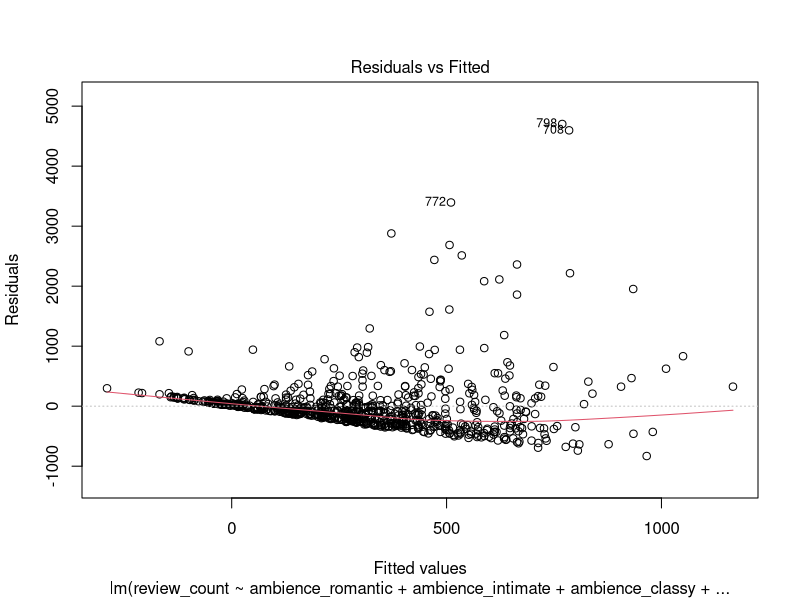
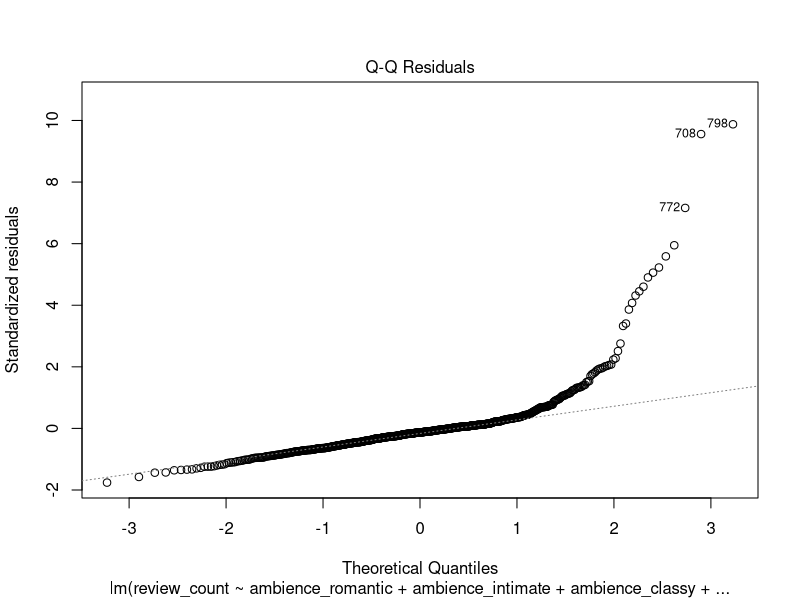
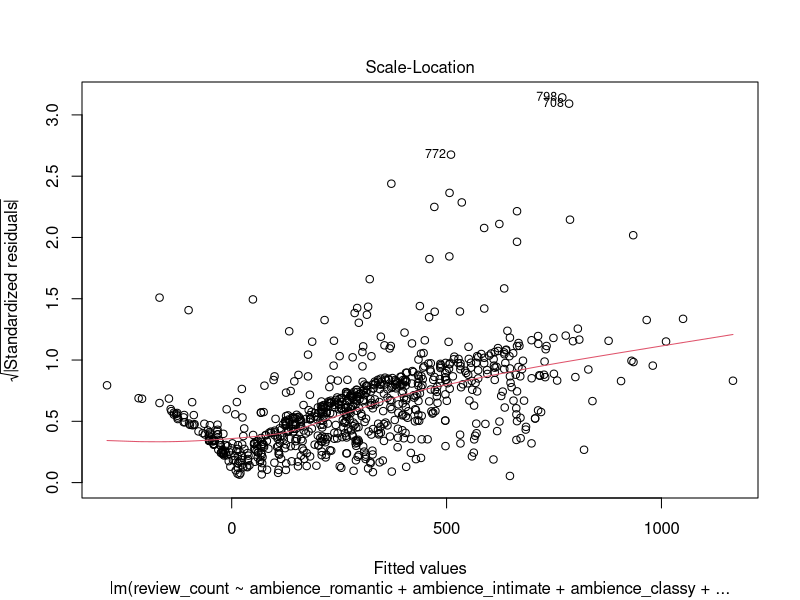
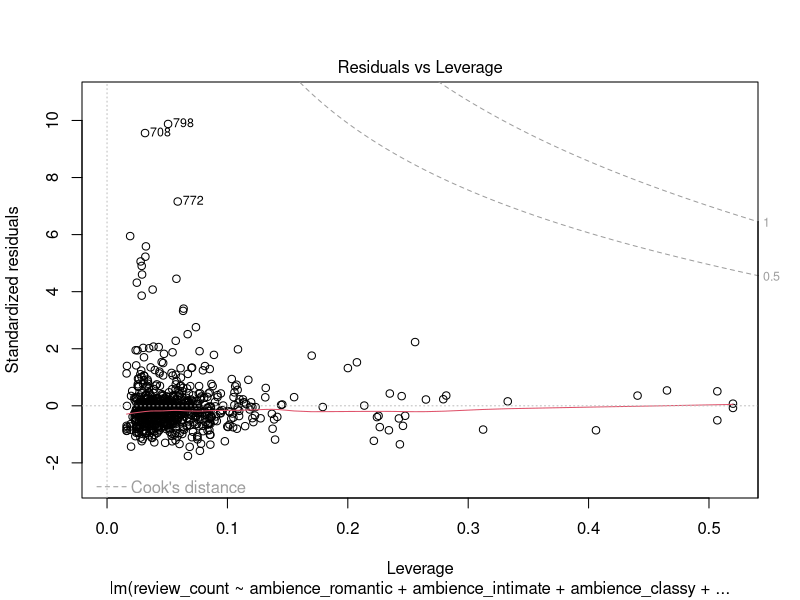
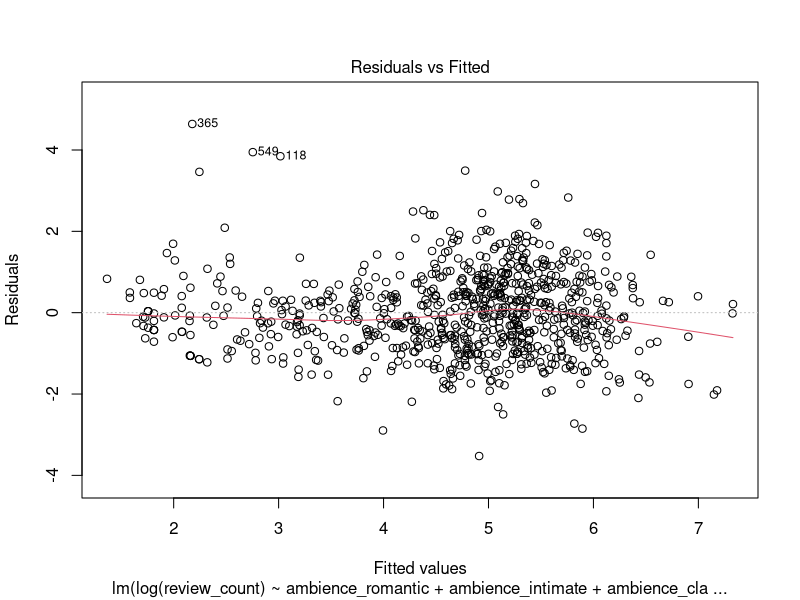
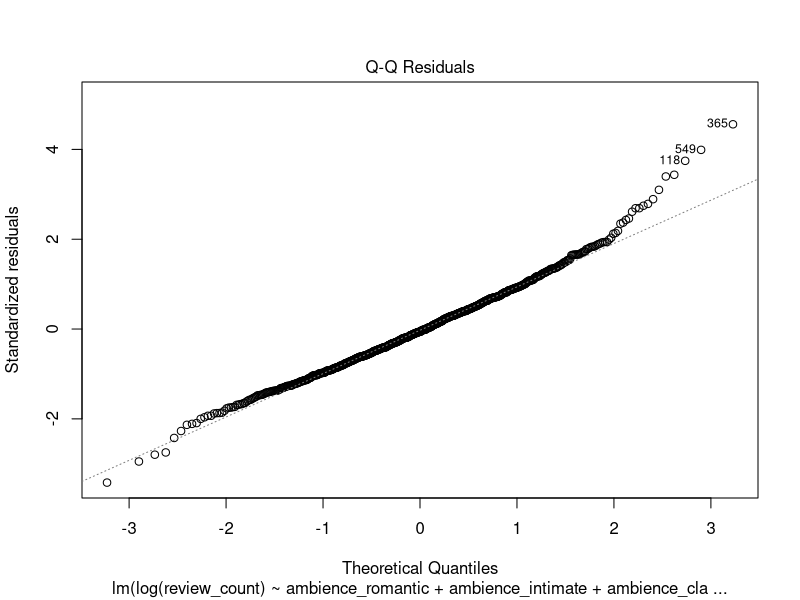
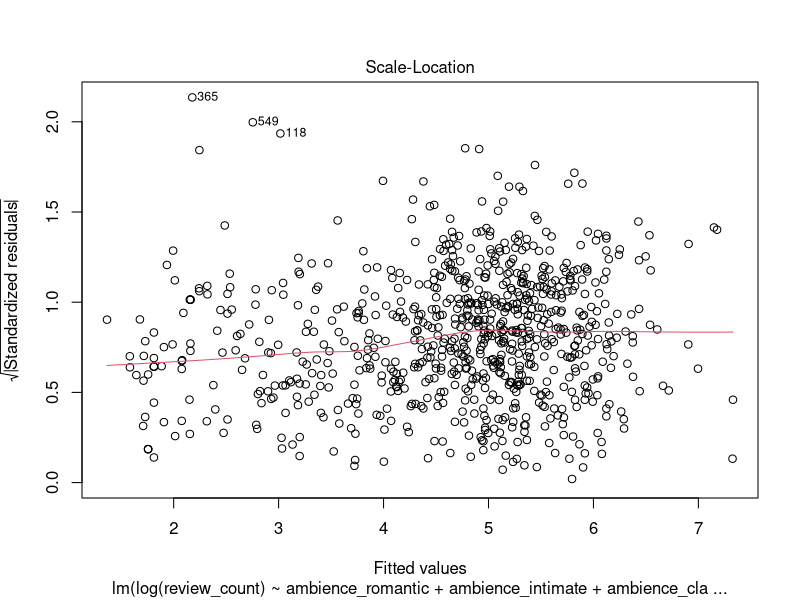
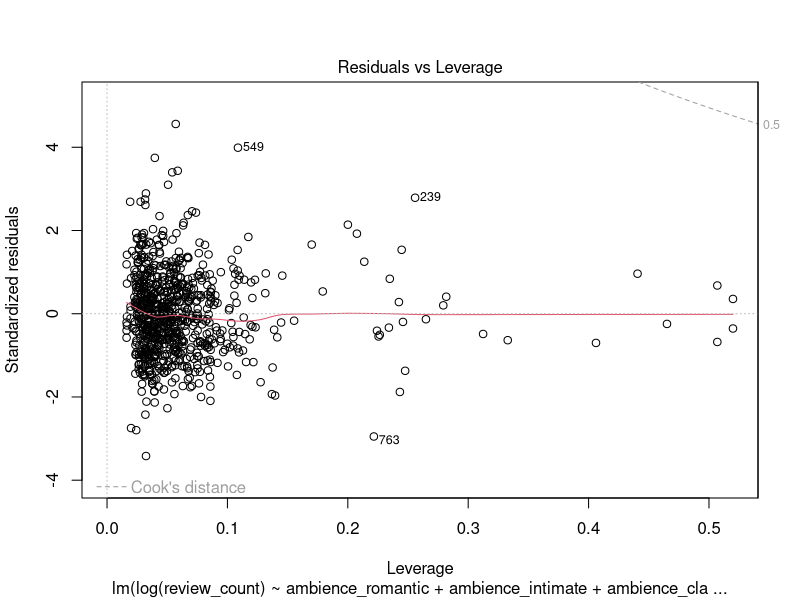

Write R code to recreate these figures, in order.
new_american = read.csv('vegas_sme_dataset.csv')

names(new_american[31]) # review_count
names(new_american[32]) # stars
names(new_american[90]) # negative_reviews
names(new_american[91]) # neutral_reviews
names(new_american[92]) # positive_reviews

# set variable as factor except review_count, stars, negative_reviews, neutral_reviews, positive_reviews
lapply(new_american[1:30], factor)
lapply(new_american[32:89], factor)

#### 1st MODEL
#### Backward elimintation for y = review_count, but check the model is robust or not 1st ####
reviewsss = lm(review_count ~ ambience_romantic + ambience_intimate + ambience_classy
               + ambience_hipster + ambience_touristy + ambience_trendy + ambience_upscale + ambience_casual
               + good_for_dessert + good_for_latenight + good_for_lunch + good_for_dinner + good_for_breakfast 
               + good_for_brunch + parking_garage + parking_street + parking_validated + parking_lot + parking_valet
               + none + full_bar + beer_and_wine + smoking_outdoor + smoking_no + smoking_yes + wifi_free + wifi_no + wifi_paid
               + noise_very_loud + noise_loud + noise_quiet + noise_average + neighborhood, data=new_american)
plot(reviewsss)

log_reviewsss = lm(log(review_count) ~ ambience_romantic + ambience_intimate + ambience_classy
               + ambience_hipster + ambience_touristy + ambience_trendy + ambience_upscale + ambience_casual
               + good_for_dessert + good_for_latenight + good_for_lunch + good_for_dinner + good_for_breakfast 
               + good_for_brunch + parking_garage + parking_street + parking_validated + parking_lot + parking_valet
               + none + full_bar + beer_and_wine + smoking_outdoor + smoking_no + smoking_yes + wifi_free + wifi_no + wifi_paid
               + noise_very_loud + noise_loud + noise_quiet + noise_average + neighborhood, data=new_american)
plot(log_reviewsss) # better than previous

summary(log_reviewsss)
anova(log_reviewsss) # remove ambience_upscale, good_for_latenight, parking_street, noise_loud

log_reviewsss2 = lm(log(review_count) ~ ambience_romantic + ambience_intimate + ambience_classy
                   + ambience_hipster + ambience_touristy + ambience_trendy + ambience_casual
                   + good_for_dessert + good_for_lunch + good_for_dinner + good_for_breakfast 
                   + good_for_brunch + parking_garage + parking_validated + parking_lot + parking_valet
                   + none + full_bar + beer_and_wine + smoking_outdoor + smoking_no + smoking_yes + wifi_free + wifi_no + wifi_paid
                   + noise_very_loud + noise_quiet + noise_average + neighborhood, data=new_american)
anova(log_reviewsss2) # remove ambience_intimate, remove parking_validated

log_reviewsss3 = lm(log(review_count) ~ ambience_romantic + ambience_classy
                    + ambience_hipster + ambience_touristy + ambience_trendy + ambience_casual
                    + good_for_dessert + good_for_lunch + good_for_dinner + good_for_breakfast 
                    + good_for_brunch + parking_garage + parking_lot + parking_valet
                    + none + full_bar + beer_and_wine + smoking_outdoor + smoking_no + smoking_yes + wifi_free + wifi_no + wifi_paid
                    + noise_very_loud + noise_quiet + noise_average + neighborhood, data=new_american)
anova(log_reviewsss3) # ambience_romantic, parking_valet, none, noise_very_loud, smoking_outdoor

log_reviewsss4 = lm(log(review_count) ~ ambience_classy
                    + ambience_hipster + ambience_touristy + ambience_trendy + ambience_casual
                    + good_for_dessert + good_for_lunch + good_for_dinner + good_for_breakfast 
                    + good_for_brunch + parking_garage + parking_lot
                    + full_bar + beer_and_wine + smoking_no + smoking_yes + wifi_free + wifi_no + wifi_paid
                    + noise_quiet + noise_average + neighborhood, data=new_american)
anova(log_reviewsss4) # remove full_bar, beer_and_wine

log_reviewsss5 = lm(log(review_count) ~ ambience_classy
                    + ambience_hipster + ambience_touristy + ambience_trendy + ambience_casual
                    + good_for_dessert + good_for_lunch + good_for_dinner + good_for_breakfast 
                    + good_for_brunch + parking_garage + parking_lot
                    + smoking_no + smoking_yes + wifi_free + wifi_no + wifi_paid
                    + noise_quiet + 
                      
                      noise_average + neighborhood, data=new_american)
anova(log_reviewsss5)
summary(log_reviewsss5) ### FINAL MODEL
plot(log_reviewsss5)



#### 2nd MODEL
#### Backward elimintation for y = stars, but check the model is robust or not 1st ####
stars_reviews = lm(stars ~ ambience_romantic + ambience_intimate + ambience_classy
                   + ambience_hipster + ambience_touristy + ambience_trendy + ambience_upscale + ambience_casual
                   + good_for_dessert + good_for_latenight + good_for_lunch + good_for_dinner + good_for_breakfast + review_count
                   + good_for_brunch + parking_garage + parking_street + parking_validated + parking_lot + parking_valet
                   + none + full_bar + beer_and_wine + smoking_outdoor + smoking_no + smoking_yes + wifi_free + wifi_no + wifi_paid
                   + noise_very_loud + noise_loud + noise_quiet + noise_average + neighborhood + negative_reviews 
                   + neutral_reviews + positive_reviews, data=new_american)
plot(stars_reviews)
summary(stars_reviews) # can we fit a better model?

log_stars_reviews = lm(log(stars) ~ ambience_romantic + ambience_intimate + ambience_classy
                       + ambience_hipster + ambience_touristy + ambience_trendy + ambience_upscale + ambience_casual
                       + good_for_dessert + good_for_latenight + good_for_lunch + good_for_dinner + good_for_breakfast + review_count
                       + good_for_brunch + parking_garage + parking_street + parking_validated + parking_lot + parking_valet
                       + none + full_bar + beer_and_wine + smoking_outdoor + smoking_no + smoking_yes + wifi_free + wifi_no + wifi_paid
                       + noise_very_loud + noise_loud + noise_quiet + noise_average + neighborhood + negative_reviews 
                       + neutral_reviews + positive_reviews, data=new_american)
plot(log_stars_reviews)
summary(log_stars_reviews) # do not employ!

squared_root_stars_reviews = lm(stars^0.5 ~ ambience_romantic + ambience_intimate + ambience_classy
                                + ambience_hipster + ambience_touristy + ambience_trendy + ambience_upscale + ambience_casual
                                + good_for_dessert + good_for_latenight + good_for_lunch + good_for_dinner + good_for_breakfast + review_count
                                + good_for_brunch + parking_garage + parking_street + parking_validated + parking_lot + parking_valet
                                + none + full_bar + beer_and_wine + smoking_outdoor + smoking_no + smoking_yes + wifi_free + wifi_no + wifi_paid
                                + noise_very_loud + noise_loud + noise_quiet + noise_average + neighborhood + negative_reviews 
                                + neutral_reviews + positive_reviews, data=new_american)
plot(squared_root_stars_reviews) # do not employ!
summary(squared_root_stars_reviews)


anova(stars_reviews) # remove wifi_no, neutral_reviews

stars_reviews2 = lm(stars ~ ambience_romantic + ambience_intimate + ambience_classy
                    + ambience_hipster + ambience_touristy + ambience_trendy + ambience_upscale + ambience_casual
                    + good_for_dessert + good_for_latenight + good_for_lunch + good_for_dinner + good_for_breakfast + review_count
                    + good_for_brunch + parking_garage + parking_street + parking_validated + parking_lot + parking_valet
                    + none + full_bar + beer_and_wine + smoking_outdoor + smoking_no + smoking_yes + wifi_free + wifi_paid
                    + noise_very_loud + noise_loud + noise_quiet + noise_average + neighborhood + negative_reviews 
                    + positive_reviews, data=new_american)
anova(stars_reviews2) # remove smoking_no, ambience_upscale


stars_reviews3 = lm(stars ~ ambience_romantic + ambience_intimate + ambience_classy
                    + ambience_hipster + ambience_touristy + ambience_trendy + ambience_casual
                    + good_for_dessert + good_for_latenight + good_for_lunch + good_for_dinner + good_for_breakfast + review_count
                    + good_for_brunch + parking_garage + parking_street + parking_validated + parking_lot + parking_valet
                    + none + full_bar + beer_and_wine + smoking_outdoor + smoking_yes + wifi_free + wifi_paid
                    + noise_very_loud + noise_loud + noise_quiet + noise_average + neighborhood + negative_reviews 
                    + positive_reviews, data=new_american)
anova(stars_reviews3) # remove parking_validated, smoking_outdoor, noise_loud, noise_very_loud

stars_reviews4 = lm(stars ~ ambience_romantic + ambience_intimate + ambience_classy
                    + ambience_hipster + ambience_touristy + ambience_trendy + ambience_casual
                    + good_for_dessert + good_for_latenight + good_for_lunch + good_for_dinner + good_for_breakfast + review_count
                    + good_for_brunch + parking_garage + parking_street + parking_lot + parking_valet
                    + none + full_bar + beer_and_wine + smoking_yes + wifi_free + wifi_paid
                    + noise_quiet + noise_average + neighborhood + negative_reviews 
                    + positive_reviews, data=new_american)
anova(stars_reviews4) # remove beer_and_wine, wifi_paid

stars_reviews5 = lm(stars ~ ambience_romantic + ambience_intimate + ambience_classy
                    + ambience_hipster + ambience_touristy + ambience_trendy + ambience_casual
                    + good_for_dessert + good_for_latenight + good_for_lunch + good_for_dinner + good_for_breakfast + review_count
                    + good_for_brunch + parking_garage + parking_street + parking_lot + parking_valet
                    + none + full_bar + smoking_yes + wifi_free
                    + noise_quiet + noise_average + neighborhood + negative_reviews 
                    + positive_reviews, data=new_american)
anova(stars_reviews5) # remove good_for_dessert, none, positive_reviews

stars_reviews6 = lm(stars ~ ambience_romantic + ambience_intimate + ambience_classy
                    + ambience_hipster + ambience_touristy + ambience_trendy + ambience_casual
                    + good_for_latenight + good_for_lunch + good_for_dinner + good_for_breakfast + review_count
                    + good_for_brunch + parking_garage + parking_street + parking_lot + parking_valet
                    + full_bar + smoking_yes + wifi_free + noise_quiet + noise_average 
                    + neighborhood + negative_reviews, data=new_american)
anova(stars_reviews6) # remove good_for_lunch

stars_reviews7 = lm(stars ~ ambience_romantic + ambience_intimate + ambience_classy
                    + ambience_hipster + ambience_touristy + ambience_trendy + ambience_casual
                    + good_for_latenight + good_for_dinner + good_for_breakfast + review_count
                    + good_for_brunch + parking_garage + parking_street + parking_lot + parking_valet
                    + full_bar + smoking_yes + wifi_free + noise_quiet + noise_average 
                    + neighborhood + negative_reviews, data=new_american)
anova(stars_reviews7) # good_for_latenight

stars_reviews8 = lm(stars ~ ambience_romantic + ambience_intimate + ambience_classy
                    + ambience_hipster + ambience_touristy + ambience_trendy + ambience_casual
                    + good_for_dinner + good_for_breakfast + review_count
                    + good_for_brunch + parking_garage + parking_street + parking_lot + parking_valet
                    + full_bar + smoking_yes + wifi_free + noise_quiet + noise_average 
                    + neighborhood + negative_reviews, data=new_american)
anova(stars_reviews8) # remoce noise_average

stars_reviews9 = lm(stars ~ ambience_romantic + ambience_intimate + ambience_classy
                    + ambience_hipster + ambience_touristy + ambience_trendy + ambience_casual
                    + good_for_dinner + good_for_breakfast + review_count
                    + good_for_brunch + parking_garage + parking_street + parking_lot + parking_valet
                    + full_bar + smoking_yes + wifi_free + noise_quiet 
                    + neighborhood + negative_reviews, data=new_american)
anova(stars_reviews9) # rmove ambience_intimate

stars_reviews10 = lm(stars ~ ambience_romantic + ambience_classy
                    + ambience_hipster + ambience_touristy + ambience_trendy + ambience_casual
                    + good_for_dinner + good_for_breakfast + review_count
                    + good_for_brunch + parking_garage + parking_street + parking_lot + parking_valet
                    + full_bar + smoking_yes + wifi_free + noise_quiet 
                    + neighborhood + negative_reviews, data=new_american)
anova(stars_reviews10) # rmove ambience_touristy, parking_valet, wifi_free
summary(stars_reviews10)

stars_reviews11 = lm(stars ~ ambience_romantic + ambience_classy
                     + ambience_hipster + ambience_trendy + ambience_casual
                     + good_for_dinner + good_for_breakfast + review_count
                     + good_for_brunch + parking_garage + parking_street + parking_lot
                     + full_bar + smoking_yes + noise_quiet 
                     + neighborhood + negative_reviews, data=new_american)
anova(stars_reviews11) # rmove good_for_dinner

stars_reviews12 = lm(stars ~ ambience_romantic + ambience_classy
                     + ambience_hipster + ambience_trendy + ambience_casual
                     + good_for_breakfast + review_count
                     + good_for_brunch + parking_garage + parking_street + parking_lot
                     + full_bar + smoking_yes + noise_quiet 
                     + neighborhood + negative_reviews, data=new_american)
anova(stars_reviews12) # remove full_bar, smoking_yes

stars_reviews12 = lm(stars ~ ambience_romantic + ambience_classy + ambience_hipster + ambience_trendy 
                     + ambience_casual + good_for_breakfast + review_count + good_for_brunch 
                     + parking_garage + parking_street + parking_lot + noise_quiet 
                     + neighborhood + negative_reviews, data=new_american)
anova(stars_reviews12) # FINAL MODEL
summary(stars_reviews12) # Adjusted R-squared:  0.3018 

# remove good_for_breakfast, romantic, parking_lot
stars_reviews13 = lm(stars ~  ambience_classy + ambience_hipster + ambience_trendy 
                     + ambience_casual + review_count + good_for_brunch 
                     + parking_garage + parking_street + noise_quiet 
                     + neighborhood + negative_reviews, data=new_american)
summary(stars_reviews13) # Adjusted R-squared: 0.2955
anova(stars_reviews13)
######################################################
#### Model y = stars, x = 3 other type of reviews ####
star_review_type = lm(stars ~ negative_reviews + neutral_reviews + positive_reviews, data = new_american)
summary(star_review_type) # adjusted R-squared: 0.2343 # not linear
plot(star_review_type)

log_star_review_type = lm(log(stars) ~ negative_reviews + neutral_reviews + positive_reviews, data = new_american)
plot(log_star_review_type) # worse
summary(log_star_review_type)

sqdrt_star_review_type = lm(stars^0.5 ~ negative_reviews + neutral_reviews + positive_reviews, data = new_american)
plot(sqdrt_star_review_type)  # worse

##################################################################################################
#### Backward elimintation for y = negative_reviews, but check the model is robust or not 1st ####
neg_reviews = lm(negative_reviews ~ ambience_romantic + ambience_intimate + ambience_classy
                   + ambience_hipster + ambience_touristy + ambience_trendy + ambience_upscale + ambience_casual
                   + good_for_dessert + good_for_latenight + good_for_lunch + good_for_dinner + good_for_breakfast 
                   + good_for_brunch + parking_garage + parking_street + parking_validated + parking_lot + parking_valet
                   + none + full_bar + beer_and_wine + smoking_outdoor + smoking_no + smoking_yes + wifi_free + wifi_no + wifi_paid
                   + noise_very_loud + noise_loud + noise_quiet + noise_average + neighborhood, data=new_american)
plot(neg_reviews)
anova(neg_reviews)
summary(neg_reviews)

#log_neg_reviews = lm(negative_reviews ~ exp(ambience_romantic + ambience_intimate + ambience_classy
#                     + ambience_hipster + ambience_touristy + ambience_trendy + ambience_upscale + ambience_casual
#                     + good_for_dessert + good_for_latenight + good_for_lunch + good_for_dinner + good_for_breakfast 
#                     + good_for_brunch + parking_garage + parking_street + parking_validated + parking_lot + parking_valet
#                     + none + full_bar + beer_and_wine + smoking_outdoor + smoking_no + smoking_yes + wifi_free + wifi_no + wifi_paid
#                     + noise_very_loud + noise_loud + noise_quiet + noise_average + neighborhood), data=new_american)
#plot(log_neg_reviews)

neg_reviews2 = lm(negative_reviews ~ ambience_romantic + ambience_intimate + ambience_classy
                 + ambience_touristy + ambience_trendy + ambience_casual
                 + good_for_dessert + good_for_latenight + good_for_lunch + good_for_dinner + good_for_breakfast 
                 + good_for_brunch + parking_garage + parking_street + parking_validated + parking_lot + parking_valet
                 + none + full_bar + beer_and_wine + smoking_outdoor + smoking_no + smoking_yes + wifi_free + wifi_no
                 + noise_very_loud + noise_loud + noise_quiet + noise_average + neighborhood, data=new_american)
anova(neg_reviews2)

neg_reviews3 = lm(negative_reviews ~ ambience_romantic + ambience_intimate + ambience_classy
                  + ambience_touristy + ambience_trendy + ambience_casual
                  + good_for_dessert + good_for_latenight + good_for_lunch + good_for_dinner + good_for_breakfast 
                  + parking_garage + parking_street + parking_lot + parking_valet
                  + none + full_bar + smoking_outdoor + smoking_no + smoking_yes + wifi_no
                  + noise_very_loud + noise_loud + noise_quiet + noise_average + neighborhood, data=new_american)
anova(neg_reviews3)

neg_reviews4 = lm(negative_reviews ~ ambience_romantic + ambience_intimate + ambience_classy
                  + ambience_touristy + ambience_trendy + ambience_casual
                  + good_for_dessert + good_for_lunch + good_for_dinner + good_for_breakfast 
                  + parking_garage + parking_street + parking_lot + 
                  + full_bar + smoking_outdoor + smoking_no + smoking_yes + wifi_no
                  + noise_very_loud + noise_loud + noise_quiet + noise_average + neighborhood, data=new_american)
anova(neg_reviews4)

neg_reviews5 = lm(negative_reviews ~ ambience_romantic + ambience_intimate
                  + ambience_touristy + ambience_trendy + ambience_casual
                  + good_for_dessert + good_for_lunch + good_for_dinner + good_for_breakfast 
                  + parking_garage + parking_street + parking_lot + 
                  + full_bar + smoking_outdoor + smoking_yes + wifi_no
                  + noise_very_loud + noise_quiet + noise_average + neighborhood, data=new_american)
anova(neg_reviews5)

neg_reviews6 = lm(negative_reviews ~ ambience_romantic
                  + ambience_touristy + ambience_casual
                  + good_for_dessert + good_for_lunch + good_for_dinner 
                  + parking_garage + parking_street + parking_lot + 
                  + full_bar + smoking_outdoor + smoking_yes + wifi_no
                  + noise_quiet + neighborhood, data=new_american)
anova(neg_reviews6)

neg_reviews7 = lm(negative_reviews ~ ambience_touristy + ambience_casual
                  + good_for_lunch + good_for_dinner + parking_garage
                  + full_bar + smoking_outdoor + smoking_yes + wifi_no
                  + noise_quiet + neighborhood, data=new_american)
anova(neg_reviews7)

neg_reviews8 = lm(negative_reviews ~ ambience_touristy + ambience_casual
                  + good_for_lunch + good_for_dinner + parking_garage
                  + full_bar + smoking_yes + wifi_no
                  + noise_quiet + neighborhood, data=new_american)
anova(neg_reviews8)

neg_reviews9 = lm(negative_reviews ~ ambience_touristy + ambience_casual
                  + good_for_lunch + good_for_dinner + parking_garage
                  + smoking_yes + wifi_no
                  + noise_quiet + neighborhood, data=new_american)
anova(neg_reviews9)

neg_reviews10 = lm(negative_reviews ~ ambience_touristy + ambience_casual
                  + good_for_lunch + parking_garage + smoking_yes
                  + noise_quiet + neighborhood, data=new_american)
anova(neg_reviews10)
summary(neg_reviews10) # Adjusted R-squared:  0.1715 
plot(neg_reviews10)
